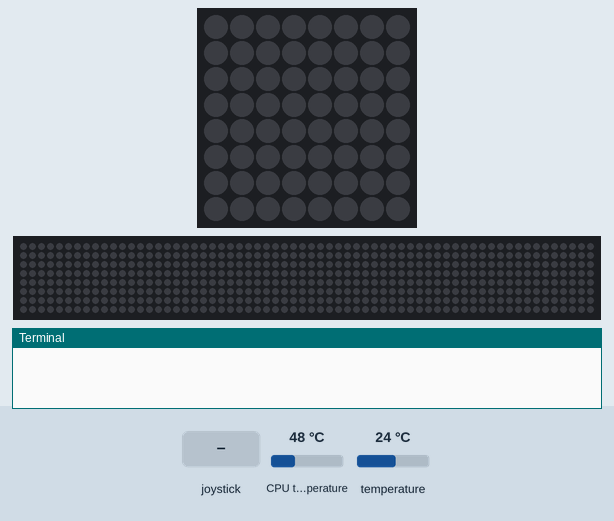
Simulated run of this program. Board: Raspberry Pi (BCM pin numbers) with a Sense HAT. Shown: the Sense HAT's 8×8 RGB LED matrix, a strip that is not on the board, showing the scrolling text unrolled, the last lines printed to the terminal. Inputs (shaded band) come from the test bench; at power-on: CPU temperature 48 °C, temperature 24 °C. The clock reads 2024-03-15 10:24:30 at power-on unless the program sets it; no MQTT or app messages arrive unless stated; the 64×8 strip is a reading aid, not a part: it shows the text the matrix is scrolling, unrolled, one strip-width of it at a time.

Above: at 1.3 s.
1.4 s: joystick pushed up
At 1.56 s:
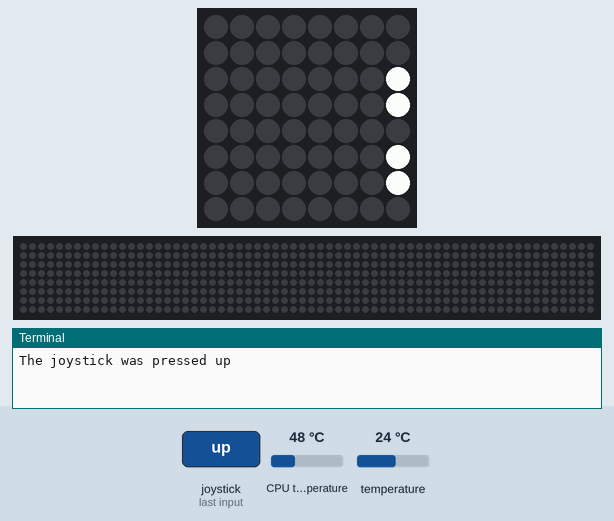
At 2.07 s:
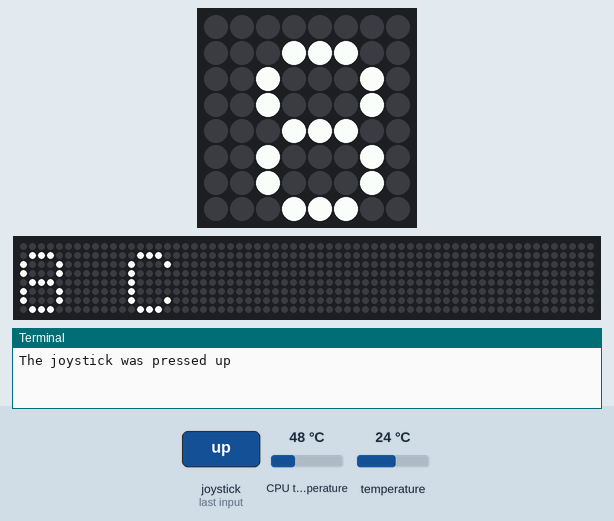
3.3 s: joystick pushed up
At 4.3 s:
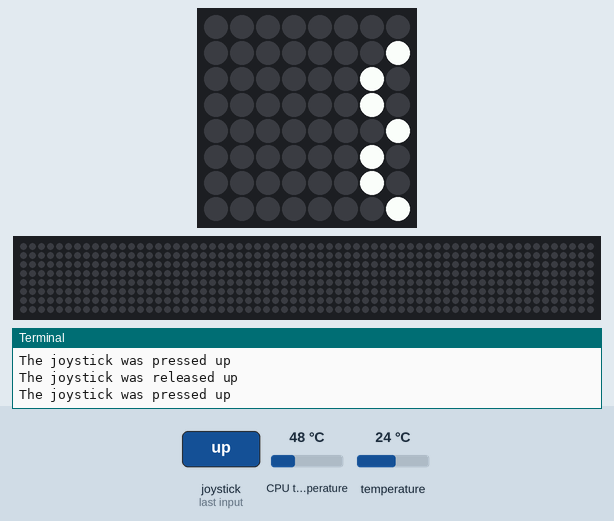
Timing chart, 0 to 6.3 s (numbered marks = the images above; inputs shaded):
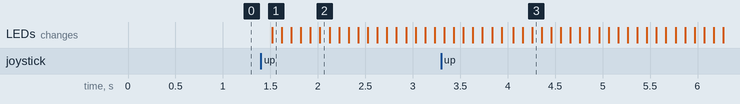

Measured:
- after the input at 1.4 s, the LEDs: change after 0.12 s (image 1)
- after the input at 3.3 s, the LEDs: first differ from a run without the input after 0.86 s (image 3 shows a later state)

The program:

temperature.py
```python
import os
import time
from sense_hat import SenseHat
import json
from datetime import datetime
# Import SDK packages
from AWSIoTPythonSDK.MQTTLib import AWSIoTMQTTClient

# get CPU temperature
def get_cpu_temp():
  res = os.popen("vcgencmd measure_temp").readline()
  t = float(res.replace("temp=","").replace("'C\n",""))
  return(t)

# use moving average to smooth readings
def get_smooth(x):
  if not hasattr(get_smooth, "t"):
    get_smooth.t = [x,x,x]
  get_smooth.t[2] = get_smooth.t[1]
  get_smooth.t[1] = get_smooth.t[0]
  get_smooth.t[0] = x
  xs = (get_smooth.t[0]+get_smooth.t[1]+get_smooth.t[2])/3
  return(xs)

sense = SenseHat()
sense.clear()
# For certificate based connection
# TODO replace the client name
myMQTTClient = AWSIoTMQTTClient("YOUR-CLIENT-NAME")
# For TLS mutual authentication
# TODO replace the url
myMQTTClient.configureEndpoint("YOUR-AMAZON-ENDPOINT-URL", 8883)
myMQTTClient.configureCredentials("cert/aws_root.pem", "cert/private.pem.key", "cert/certificate.pem.crt")
myMQTTClient.configureOfflinePublishQueueing(-1)  # Infinite offline Publish queueing
myMQTTClient.configureDrainingFrequency(2)  # Draining: 2 Hz
myMQTTClient.configureConnectDisconnectTimeout(10)  # 10 sec
myMQTTClient.configureMQTTOperationTimeout(5)  # 5 sec
# connect to mqtt broker
myMQTTClient.connect()


while True:
  for event in sense.stick.get_events():
    print("The joystick was {} {}".format(event.action, event.direction))
    if event.action == "pressed" and event.direction == "up" :
      t1 = sense.get_temperature_from_humidity()
      t2 = sense.get_temperature_from_pressure()
      t_cpu = get_cpu_temp()
      t = (t1+t2)/2
      t_corr = t - ((t_cpu-t)/1.5)
      t_corr = get_smooth(t_corr)
      msg = "%s C"  % int(round(t_corr))
      sense.show_message(msg)
      timestamp = datetime.now().strftime("%Y%m%d-%H:%M:%S")
      result_json = {'temperature' : t_corr  , 'timestamp' : timestamp }
      # TODO replace the topic
      myMQTTClient.publish("TOPIC-TO-PUBLISH", json.dumps(result_json) , 0)
```
